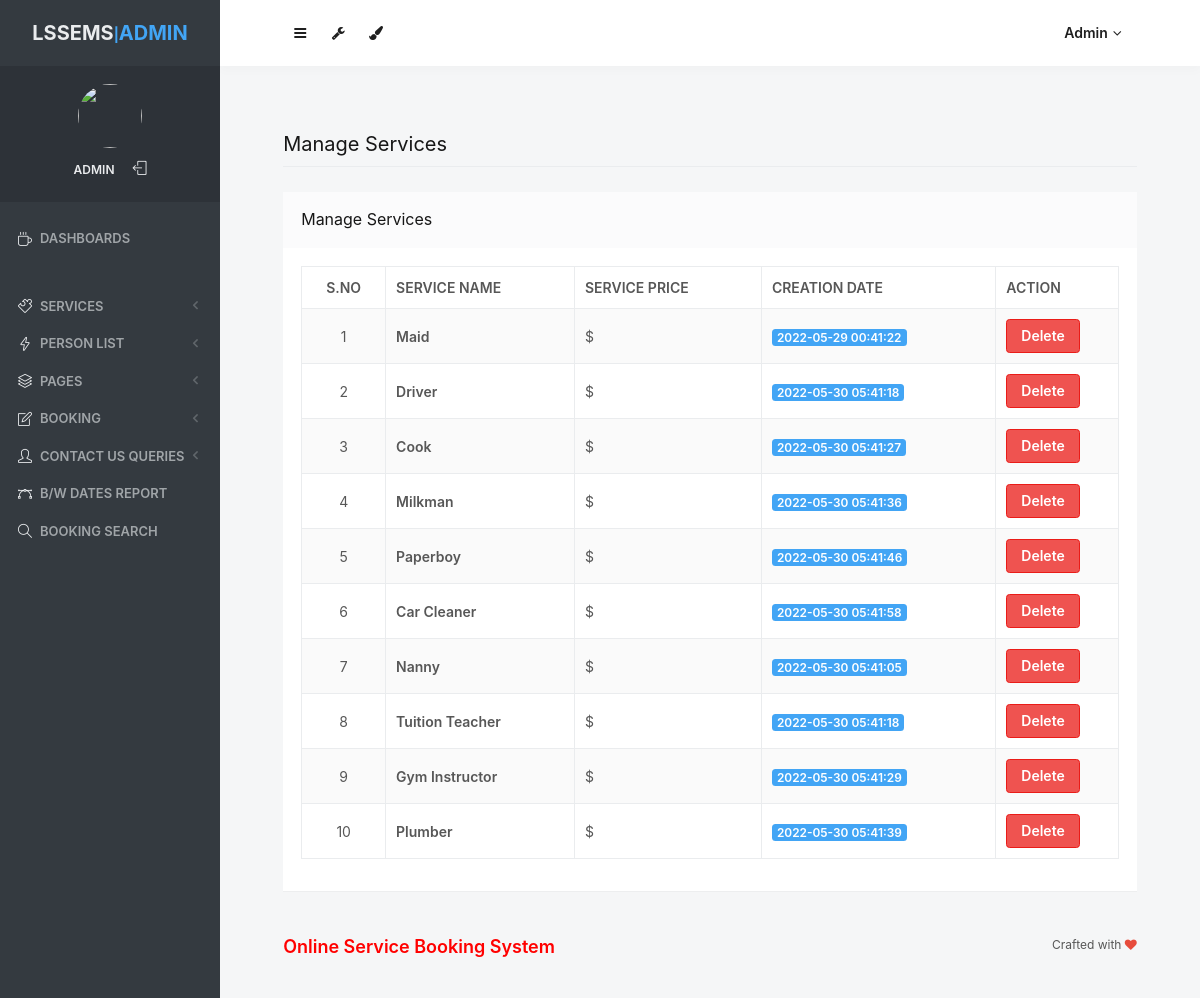
Screenshot of /admin/manage-services.php (signed in) with the database file from the repository.
### tables this page shows
CREATE TABLE `tblservice` (
  `ID` int(10) NOT NULL,
  `Servicename` varchar(100) DEFAULT NULL,
  `CreationDate` timestamp NULL DEFAULT current_timestamp()
);

### admin/manage-services.php (the view, shortened to what this page needs)
<?php
include('includes/dbconnection.php');
if (strlen($_SESSION['odmsaid']==0)) {
  header('location:logout.php');
  } else{
  ?>
<!doctype html>
<html lang="en" class="no-focus">
    <head>
        <link rel="stylesheet" href="assets/js/plugins/datatables/dataTables.bootstrap4.min.css">
        <link rel="stylesheet" id="css-main" href="assets/css/codebase.min.css">
    </head>
    <body>
        <div id="page-container" class="sidebar-o sidebar-inverse side-scroll page-header-fixed main-content-narrow">
           <?php include_once('includes/sidebar.php');?>
          <?php include_once('includes/header.php');?>
            <main id="main-container">
                <div class="content">
                    <h2 class="content-heading">Manage Services</h2>
                    <div class="block">
                        <div class="block-header block-header-default">
                            <h3 class="block-title">Manage Services</h3>
                        </div>
                        <div class="block-content block-content-full">
                            <table class="table table-bordered table-striped table-vcenter js-dataTable-full-pagination">
                                <thead>
                                    <tr>
                                        <th class="text-center">S.no</th>
                                        <th>Service Name</th>
                                        <th class="d-none d-sm-table-cell">Service Price</th>
                                        <th class="d-none d-sm-table-cell">Creation Date</th>
                                        <th class="d-none d-sm-table-cell" style="width: 15%;">Action</th>
                                       </tr>
                                </thead>
                                <tbody>
                                    <?php
$sql="SELECT * from tblservice";
$query = $dbh -> prepare($sql);
$query->execute();
$results=$query->fetchAll(PDO::FETCH_OBJ);
$cnt=1;
if($query->rowCount() > 0)
{
foreach($results as $row)
{               ?>
                                    <tr>
                                        <td class="text-center"><?php echo htmlentities($cnt);?></td>
                                        <td class="font-w600"><?php  echo htmlentities($row->Servicename);?></td>
                                        <td class="d-none d-sm-table-cell">$<?php  echo htmlentities($row->ServicePrice);?></td>
                                        <td class="d-none d-sm-table-cell">
                                            <span class="badge badge-primary"><?php  echo htmlentities($row->CreationDate);?></span>
                                        </td>
                                         <td class="d-none d-sm-table-cell"><a href="manage-services.php?delid=<?php echo ($row->ID);?>" onclick="return confirm('Do you really want to Delete ?');" class="btn btn-danger">Delete</a></td>
                                    </tr>
                                    <?php $cnt=$cnt+1;}} ?>
                                </tbody>
                            </table>
                        </div>
                    </div>
                </div>
            </main>
           <?php include_once('includes/footer.php');?>
        </div>
    </body>
</html>
<?php }  ?>

### admin/includes/sidebar.php (shortened to what this page needs)
     <?php
include('includes/dbconnection.php');
if (strlen($_SESSION['odmsaid']==0)) {
  header('location:logout.php');
  } else{
  ?>
   <nav id="sidebar">
                <div id="sidebar-scroll">
                    <div class="sidebar-content">
                        <div class="content-header content-header-fullrow px-15">
                            <div class="content-header-section text-center align-parent sidebar-mini-hidden">
                                <div class="content-header-item">
                                    <a class="link-effect font-w700" href="dashboard.php">
                                        <span class="font-size-xl text-dual-primary-dark">LSSEMS</span>|<span class="font-size-xl text-primary">ADMIN</span>
                                    </a>
                                </div>
                            </div>
                        </div>
                        <div class="content-side content-side-full content-side-user px-10 align-parent">
                            <div class="sidebar-mini-hidden-b text-center">
                                <a class="img-link" href="dashboard.php">
                                    <img class="img-avatar" src="assets/img/avatars/avatar15.jpg" alt="">
                                </a>
                                <ul class="list-inline mt-10">
                                    <?php
$aid=$_SESSION['odmsaid'];
$sql="SELECT AdminName from  tbladmin where ID=:aid";
$query = $dbh -> prepare($sql);
$query->bindParam(':aid',$aid,PDO::PARAM_STR);
$query->execute();
$results=$query->fetchAll(PDO::FETCH_OBJ);
$cnt=1;
if($query->rowCount() > 0)
{
foreach($results as $row)
{               ?>
                                    <li class="list-inline-item">
                                        <a class="link-effect text-dual-primary-dark font-size-xs font-w600 text-uppercase" href="admin-profile.php"><?php  echo $row->AdminName;?></a>
                                    </li><?php $cnt=$cnt+1;}} ?>
                                    <li class="list-inline-item">
                                        <a class="link-effect text-dual-primary-dark" href="logout.php">
                                            <i class="si si-logout"></i>
                                        </a>
                                    </li>
                                </ul>
                            </div>
                        </div>
                        <div class="content-side content-side-full">
                            <ul class="nav-main">
                                <li class="open">
                                    <a href="dashboard.php"><i class="si si-cup"></i><span class="sidebar-mini-hide">Dashboards</span></a>
                                </li>
                                <li class="nav-main-heading"><span class="sidebar-mini-visible">UI</span><span class="sidebar-mini-hidden"></span></li>
                                <li>
                                    <a class="nav-submenu" data-toggle="nav-submenu"><i class="si si-puzzle"></i><span class="sidebar-mini-hide"></span>Services</a>
                                </li>
                                <li>
                                    <a class="nav-submenu" data-toggle="nav-submenu" href="#"><i class="si si-energy"></i><span class="sidebar-mini-hide">Person List</span></a>
                                </li>
                                <li>
                                    <a class="nav-submenu" data-toggle="nav-submenu" href="#"><i class="si si-layers"></i><span class="sidebar-mini-hide">Pages</span></a>
                                </li>
                                <li>
                                    <a class="nav-submenu" data-toggle="nav-submenu" href="#"><i class="si si-note"></i><span class="sidebar-mini-hide">Booking</span></a>
                                </li>
                                <li>
                                    <a class="nav-submenu" data-toggle="nav-submenu" href="#"><i class="si si-user"></i><span class="sidebar-mini-hide">Contact Us Queries</span></a>
                                </li>
                                <li>
                                    <a  href="between-dates-report.php"><i class="si si-vector"></i><span class="sidebar-mini-hide">B/w Dates Report</span></a>
                                </li>
                     <li>
                                    <a href="booking-search.php"><i class="si si-magnifier"></i><span class="sidebar-mini-hide">Booking Search</span></a>
                                </li>
                            </ul>
                        </div>
                    </div>
                </div>
            </nav>
           <?php }  ?>

### admin/includes/header.php (shortened to what this page needs)
   <?php
include('includes/dbconnection.php');
if (strlen($_SESSION['odmsaid']==0)) {
  header('location:logout.php');
  } else{
  ?>
            <header id="page-header">
                <div class="content-header">
                    <div class="content-header-section">
                        <button type="button" class="btn btn-circle btn-dual-secondary" data-toggle="layout" data-action="sidebar_toggle">
                            <i class="fa fa-navicon"></i>
                        </button>
                        <div class="btn-group" role="group">
                            <button type="button" class="btn btn-circle btn-dual-secondary" id="page-header-options-dropdown" data-toggle="dropdown" aria-haspopup="true" aria-expanded="false">
                                <i class="fa fa-wrench"></i>
                            </button>
                        </div>
                        <div class="btn-group" role="group">
                            <button type="button" class="btn btn-circle btn-dual-secondary" id="page-header-themes-dropdown" data-toggle="dropdown" aria-haspopup="true" aria-expanded="false">
                                <i class="fa fa-paint-brush"></i>
                            </button>
                        </div>
                    </div>
                    <div class="content-header-section">
                        <div class="btn-group" role="group">
                            <?php
$aid=$_SESSION['odmsaid'];
$sql="SELECT AdminName from  tbladmin where ID=:aid";
$query = $dbh -> prepare($sql);
$query->bindParam(':aid',$aid,PDO::PARAM_STR);
$query->execute();
$results=$query->fetchAll(PDO::FETCH_OBJ);
$cnt=1;
if($query->rowCount() > 0)
{
foreach($results as $row)
{               ?>
                            <button type="button" class="btn btn-rounded btn-dual-secondary" id="page-header-user-dropdown" data-toggle="dropdown" aria-haspopup="true" aria-expanded="false">
                                <?php  echo $row->AdminName;?><i class="fa fa-angle-down ml-5"></i>
                            </button>
                            <?php $cnt=$cnt+1;}} ?>
                        </div>
                    </div>
                </div>
            </header>
            <?php }  ?>

### rows the page displays
tblservice: Servicename "Maid", CreationDate "2022-05-29 00:41:22"
tblservice: Servicename "Driver", CreationDate "2022-05-30 05:41:18"
tblservice: Servicename "Cook", CreationDate "2022-05-30 05:41:27"
tblservice: Servicename "Milkman", CreationDate "2022-05-30 05:41:36"
tblservice: Servicename "Paperboy", CreationDate "2022-05-30 05:41:46"
tblservice: Servicename "Car Cleaner", CreationDate "2022-05-30 05:41:58"
tblservice: Servicename "Nanny", CreationDate "2022-05-30 05:41:05"
tblservice: Servicename "Tuition Teacher", CreationDate "2022-05-30 05:41:18"
tblservice: Servicename "Gym Instructor", CreationDate "2022-05-30 05:41:29"
tblservice: Servicename "Plumber", CreationDate "2022-05-30 05:41:39"

### other values shown
$row->AdminName "ADMIN"
$row->AdminName "Admin"
